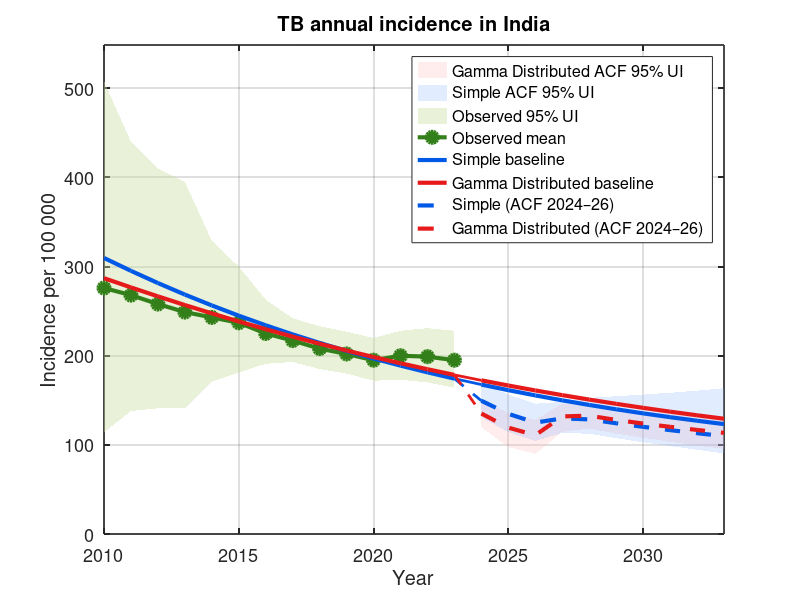

Write MATLAB code to recreate this figure.
clear; clc; close all;

%% ==========================================================
% 1) Observed data (WHO 2010–2023)
%% ==========================================================
yearsObs = 2010:2023;

meanInc = [276 268 258 249 243 237 225 217 208 202 195 200 199 195]';
lowInc  = [114 138 141 141 171 181 191 193 185 180 172 173 170 164]';
uppInc  = [508 440 410 395 329 300 263 242 233 227 220 228 231 228]';

%% ==========================================================
% 2) Historical fitted trajectories (2010–2023)
%% ==========================================================

% ---- Simple fit ----
simple_fit_mean = [309.723 295.251 281.559 268.629 256.435 244.946 ...
                   234.130 223.952 214.375 205.365 196.884 188.901 ...
                   181.385 174.309]';
simple_fit_lo   = [274.123 264.539 255.062 245.593 236.421 227.766 ...
                   219.458 211.545 202.725 194.068 185.438 176.668 ...
                   168.424 161.428]';
simple_fit_hi   = [353.937 331.919 308.452 291.198 275.552 261.208 ...
                   248.155 237.431 227.630 218.006 209.125 203.270 ...
                   198.115 193.833]';

% ---- Erlang fit ----
erlang_fit_mean = [287.020 276.670 266.618 256.888 247.499 238.460 ...
                   229.776 221.446 213.466 205.828 198.522 191.536 ...
                   184.859 178.483]';
erlang_fit_lo   = [253.063 246.395 239.903 233.695 227.699 221.520 ...
                   214.360 207.701 201.289 193.844 186.815 180.138 ...
                   173.222 166.042]';
erlang_fit_hi   = [323.711 308.078 293.297 280.789 268.516 256.269 ...
                   245.017 234.474 225.718 217.817 209.704 202.326 ...
                   196.286 190.784]';

%% ==========================================================
% 3) Forecast data (2024–2033)
%% ==========================================================
yearsF = 2024:2033;

% ---- Simple baseline ----
simple_base_mean = [167.650 161.387 155.502 149.973 144.784 139.915 135.349 131.071 127.064 123.315]';
simple_base_lo   = [154.644 147.657 140.777 134.062 127.838 122.109 116.084 110.575 105.369 100.451]';
simple_base_hi   = [190.022 187.318 186.441 185.277 184.376 185.032 186.117 187.613 189.202 191.096]';

% ---- Erlang baseline ----
erlang_base_mean = [172.398 166.596 161.071 155.812 150.812 146.059 141.545 137.259 133.192 129.335]';
erlang_base_lo   = [159.194 152.694 146.435 140.196 134.422 128.590 123.188 118.408 113.848 109.467]';
erlang_base_hi   = [185.643 180.561 175.677 171.404 167.402 163.409 159.672 155.690 151.915 148.716]';

% ---- Simple ACF (2024–26) ----
simple_acf_mean = [149.491 134.832 124.955 129.706 128.599 124.271 120.260 116.545 113.084 109.858]';
simple_acf_lo   = [130.987 114.307 104.295 113.442 112.461 107.430 102.949  98.647  94.536  90.383]';
simple_acf_hi   = [170.114 156.359 146.224 148.211 152.736 154.554 156.386 158.445 160.823 163.563]';

% ---- Erlang ACF (2024–26) ----
erlang_acf_mean = [135.161 119.336 110.846 131.942 132.751 127.967 123.920 120.226 116.764 113.497]';
erlang_acf_lo   = [119.735  97.528  89.805 114.644 118.208 112.616 107.921 103.483  99.313  95.530]';
erlang_acf_hi   = [149.295 136.309 127.977 146.077 146.254 141.118 137.707 134.675 131.456 128.610]';

%% ==========================================================
% 4) Colors
%% ==========================================================
simpleColor     = [0.00 0.35 0.90];   % blue
erlangColor     = [0.90 0.10 0.10];   % red

obsBandColor    = [0.78 0.86 0.62];   % light green
obsMeanColor    = [0.20 0.50 0.10];   % dark green

simpleBandColor = [0.55 0.70 1.00];   % light blue
erlangBandColor = [1.00 0.70 0.70];   % light red

%% ==========================================================
% 5) Plot
%% ==========================================================
figure('Position',[120 120 1350 760]);
hold on; grid on; box on;

% --- ACF UI bands (forecast only) ---
h_er_acf_ui = fill([yearsF fliplr(yearsF)], ...
                   [erlang_acf_lo' fliplr(erlang_acf_hi')], ...
                   erlangBandColor, ...
                   'EdgeColor','none', ...
                   'FaceAlpha',0.25, ...
                   'DisplayName','Gamma Distributed ACF 95% UI');

h_si_acf_ui = fill([yearsF fliplr(yearsF)], ...
                   [simple_acf_lo' fliplr(simple_acf_hi')], ...
                   simpleBandColor, ...
                   'EdgeColor','none', ...
                   'FaceAlpha',0.25, ...
                   'DisplayName','Simple ACF 95% UI');

% --- Observed 95% UI ---
h_obs_ui = fill([yearsObs fliplr(yearsObs)], ...
                [lowInc' fliplr(uppInc')], ...
                obsBandColor, ...
                'EdgeColor','none', ...
                'FaceAlpha',0.40, ...
                'DisplayName','Observed 95% UI');

% --- Observed mean ---
h_obs_mean = plot(yearsObs, meanInc, 'o-', ...
                  'Color', obsMeanColor, ...
                  'LineWidth', 3, ...
                  'MarkerFaceColor', obsMeanColor, ...
                  'MarkerEdgeColor', obsMeanColor, ...
                  'MarkerSize', 8, ...
                  'DisplayName', 'Observed mean');

% --- Historical fitted lines (hidden from legend) ---
plot(yearsObs, simple_fit_mean, '-', ...
     'Color', simpleColor, ...
     'LineWidth', 3, ...
     'HandleVisibility', 'off');

plot(yearsObs, erlang_fit_mean, '-', ...
     'Color', erlangColor, ...
     'LineWidth', 3, ...
     'HandleVisibility', 'off');

% --- Baseline lines (2024–2033) ---
h_simple_base = plot(yearsF, simple_base_mean, '-', ...
                     'Color', simpleColor, ...
                     'LineWidth', 3, ...
                     'DisplayName', 'Simple baseline');

h_erlang_base = plot(yearsF, erlang_base_mean, '-', ...
                     'Color', erlangColor, ...
                     'LineWidth', 3, ...
                     'DisplayName', 'Gamma Distributed baseline');

% --- ACF dashed lines (2024–2033) ---
h_simple_acf = plot(yearsF, simple_acf_mean, '--', ...
                    'Color', simpleColor, ...
                    'LineWidth', 3, ...
                    'DisplayName', 'Simple (ACF 2024–26)');

h_erlang_acf = plot(yearsF, erlang_acf_mean, '--', ...
                    'Color', erlangColor, ...
                    'LineWidth', 3, ...
                    'DisplayName', 'Gamma Distributed (ACF 2024–26)');

% --- Connect historical fits to forecasts (baseline) ---
plot([2023 2024], [simple_fit_mean(end) simple_base_mean(1)], '-', ...
     'Color', simpleColor, 'LineWidth', 2, 'HandleVisibility', 'off');

plot([2023 2024], [erlang_fit_mean(end) erlang_base_mean(1)], '-', ...
     'Color', erlangColor, 'LineWidth', 2, 'HandleVisibility', 'off');

% --- Connect historical fits to forecasts (ACF) ---
plot([2023 2024], [simple_fit_mean(end) simple_acf_mean(1)], '--', ...
     'Color', simpleColor, 'LineWidth', 2, 'HandleVisibility', 'off');

plot([2023 2024], [erlang_fit_mean(end) erlang_acf_mean(1)], '--', ...
     'Color', erlangColor, 'LineWidth', 2, 'HandleVisibility', 'off');

%% ==========================================================
% 6) Axis & legend
%% ==========================================================
xlabel('Year', 'FontSize', 15);
ylabel('Incidence per 100 000', 'FontSize', 15);
title('TB annual incidence in India', 'FontSize', 17);

xlim([2010 2033]);

allY = [lowInc; uppInc; ...
        simple_fit_lo; simple_fit_hi; ...
        erlang_fit_lo; erlang_fit_hi; ...
        simple_base_lo; simple_base_hi; ...
        erlang_base_lo; erlang_base_hi; ...
        simple_acf_lo; simple_acf_hi; ...
        erlang_acf_lo; erlang_acf_hi];

ylim([0 1.08*max(allY)]);

legend([h_er_acf_ui, h_si_acf_ui, ...
        h_obs_ui, h_obs_mean, ...
        h_simple_base, h_erlang_base, ...
        h_simple_acf, h_erlang_acf], ...
        'Location', 'northeast', ...
        'FontSize', 10, ...
        'Box', 'on');

set(gca, 'FontSize', 13, 'LineWidth', 1.2);
